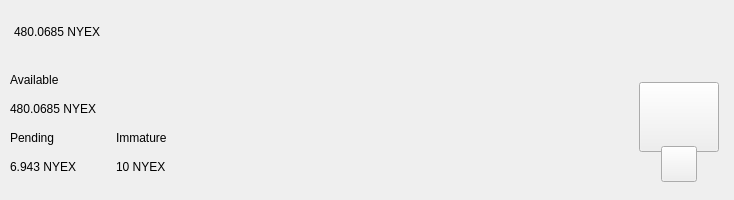
<?xml version="1.0" encoding="UTF-8"?>
<ui version="4.0">
 <class>TopBar</class>
 <widget class="QWidget" name="TopBar">
  <property name="geometry">
   <rect>
    <x>0</x>
    <y>0</y>
    <width>734</width>
    <height>200</height>
   </rect>
  </property>
  <property name="minimumSize">
   <size>
    <width>0</width>
    <height>200</height>
   </size>
  </property>
  <property name="maximumSize">
   <size>
    <width>16777215</width>
    <height>200</height>
   </size>
  </property>
  <property name="windowTitle">
   <string>Form</string>
  </property>
  <layout class="QVBoxLayout" name="verticalLayout_10" stretch="0">
   <property name="spacing">
    <number>0</number>
   </property>
   <property name="leftMargin">
    <number>0</number>
   </property>
   <property name="topMargin">
    <number>0</number>
   </property>
   <property name="rightMargin">
    <number>0</number>
   </property>
   <property name="bottomMargin">
    <number>0</number>
   </property>
   <item>
    <widget class="PFBorderImage" name="containerTop">
     <layout class="QVBoxLayout" name="verticalLayout_11">
      <property name="spacing">
       <number>0</number>
      </property>
      <property name="leftMargin">
       <number>0</number>
      </property>
      <property name="topMargin">
       <number>0</number>
      </property>
      <property name="rightMargin">
       <number>0</number>
      </property>
      <property name="bottomMargin">
       <number>0</number>
      </property>
      <item>
       <widget class="QWidget" name="top_container_2" native="true">
        <property name="minimumSize">
         <size>
          <width>0</width>
          <height>65</height>
         </size>
        </property>
        <layout class="QHBoxLayout" name="top_container">
         <property name="spacing">
          <number>0</number>
         </property>
         <property name="leftMargin">
          <number>14</number>
         </property>
         <property name="topMargin">
          <number>0</number>
         </property>
         <property name="rightMargin">
          <number>14</number>
         </property>
         <property name="bottomMargin">
          <number>0</number>
         </property>
         <item alignment="Qt::AlignVCenter">
          <widget class="QWidget" name="widgetTopAmount" native="true">
           <property name="sizePolicy">
            <sizepolicy hsizetype="Preferred" vsizetype="Maximum">
             <horstretch>0</horstretch>
             <verstretch>0</verstretch>
            </sizepolicy>
           </property>
           <layout class="QHBoxLayout" name="horizontalLayout_5">
            <property name="spacing">
             <number>0</number>
            </property>
            <property name="leftMargin">
             <number>0</number>
            </property>
            <property name="topMargin">
             <number>0</number>
            </property>
            <property name="rightMargin">
             <number>0</number>
            </property>
            <property name="bottomMargin">
             <number>0</number>
            </property>
            <item alignment="Qt::AlignTop">
             <widget class="QLabel" name="labelAmountTopNyex">
              <property name="minimumSize">
               <size>
                <width>0</width>
                <height>36</height>
               </size>
              </property>
              <property name="styleSheet">
               <string notr="true">padding:0px;margin:0px;</string>
              </property>
              <property name="text">
               <string notr="true">480.0685 NYEX</string>
              </property>
             </widget>
            </item>
           </layout>
          </widget>
         </item>
         <item>
          <spacer name="horizontalSpacer">
           <property name="orientation">
            <enum>Qt::Horizontal</enum>
           </property>
           <property name="sizeHint" stdset="0">
            <size>
             <width>40</width>
             <height>20</height>
            </size>
           </property>
          </spacer>
         </item>
         <item>
          <layout class="QHBoxLayout" name="horizontalLayout_4">
           <property name="spacing">
            <number>12</number>
           </property>
           <property name="rightMargin">
            <number>0</number>
           </property>
           <item alignment="Qt::AlignRight">
            <widget class="QWidget" name="layoutSync" native="true">
             <property name="minimumSize">
              <size>
               <width>0</width>
               <height>36</height>
              </size>
             </property>
             <property name="maximumSize">
              <size>
               <width>16777215</width>
               <height>36</height>
              </size>
             </property>
             <layout class="QVBoxLayout" name="verticalLayout_9">
              <property name="leftMargin">
               <number>0</number>
              </property>
              <property name="topMargin">
               <number>0</number>
              </property>
              <property name="rightMargin">
               <number>0</number>
              </property>
              <property name="bottomMargin">
               <number>0</number>
              </property>
              <item>
               <widget class="ExpandableButton" name="pushButtonSync" native="true">
                <property name="minimumSize">
                 <size>
                  <width>36</width>
                  <height>36</height>
                 </size>
                </property>
                <property name="maximumSize">
                 <size>
                  <width>16777215</width>
                  <height>36</height>
                 </size>
                </property>
               </widget>
              </item>
             </layout>
            </widget>
           </item>
           <item>
            <widget class="ExpandableButton" name="pushButtonHDUpgrade" native="true">
             <property name="minimumSize">
              <size>
               <width>36</width>
               <height>36</height>
              </size>
             </property>
            </widget>
           </item>
           <item>
            <widget class="ExpandableButton" name="pushButtonStack" native="true">
             <property name="minimumSize">
              <size>
               <width>36</width>
               <height>36</height>
              </size>
             </property>
            </widget>
           </item>
           <item>
            <widget class="ExpandableButton" name="pushButtonColdStaking" native="true">
             <property name="minimumSize">
              <size>
               <width>36</width>
               <height>36</height>
              </size>
             </property>
            </widget>
           </item>
           <item>
            <widget class="ExpandableButton" name="pushButtonConnection" native="true">
             <property name="minimumSize">
              <size>
               <width>36</width>
               <height>36</height>
              </size>
             </property>
            </widget>
           </item>
           <item>
            <widget class="ExpandableButton" name="pushButtonTor" native="true">
             <property name="minimumSize">
              <size>
               <width>36</width>
               <height>36</height>
              </size>
             </property>
            </widget>
           </item>
           <item>
            <widget class="ExpandableButton" name="pushButtonLock" native="true">
             <property name="sizePolicy">
              <sizepolicy hsizetype="Expanding" vsizetype="Expanding">
               <horstretch>0</horstretch>
               <verstretch>0</verstretch>
              </sizepolicy>
             </property>
             <property name="minimumSize">
              <size>
               <width>36</width>
               <height>0</height>
              </size>
             </property>
            </widget>
           </item>
           <item>
            <widget class="ExpandableButton" name="pushButtonTheme" native="true">
             <property name="minimumSize">
              <size>
               <width>36</width>
               <height>36</height>
              </size>
             </property>
             <property name="maximumSize">
              <size>
               <width>16777215</width>
               <height>36</height>
              </size>
             </property>
            </widget>
           </item>
           <item>
            <widget class="ExpandableButton" name="pushButtonFAQ" native="true">
             <property name="minimumSize">
              <size>
               <width>36</width>
               <height>36</height>
              </size>
             </property>
            </widget>
           </item>
          </layout>
         </item>
        </layout>
       </widget>
      </item>
      <item>
       <widget class="QWidget" name="bottom_container" native="true">
        <property name="minimumSize">
         <size>
          <width>0</width>
          <height>135</height>
         </size>
        </property>
        <layout class="QHBoxLayout" name="botton_container">
         <property name="leftMargin">
          <number>10</number>
         </property>
         <property name="topMargin">
          <number>0</number>
         </property>
         <property name="rightMargin">
          <number>10</number>
         </property>
         <property name="bottomMargin">
          <number>10</number>
         </property>
         <item>
          <layout class="QHBoxLayout" name="horizontalLayout_3">
           <property name="bottomMargin">
            <number>9</number>
           </property>
           <item>
            <layout class="QVBoxLayout" name="verticalLayout_7">
             <property name="spacing">
              <number>0</number>
             </property>
             <property name="leftMargin">
              <number>0</number>
             </property>
             <property name="rightMargin">
              <number>30</number>
             </property>
             <item>
              <layout class="QVBoxLayout" name="verticalLayout_2">
               <item>
                <widget class="QLabel" name="labelTitle1">
                 <property name="text">
                  <string>Available</string>
                 </property>
                </widget>
               </item>
               <item>
                <widget class="QLabel" name="labelAmountNyex">
                 <property name="text">
                  <string notr="true">480.0685 NYEX</string>
                 </property>
                </widget>
               </item>
              </layout>
             </item>
             <item>
              <layout class="QHBoxLayout" name="horizontalLayout_2">
               <property name="spacing">
                <number>0</number>
               </property>
               <item>
                <layout class="QVBoxLayout" name="verticalLayout_3">
                 <item>
                  <widget class="QLabel" name="labelTitle3">
                   <property name="text">
                    <string>Pending</string>
                   </property>
                  </widget>
                 </item>
                 <item>
                  <widget class="QLabel" name="labelPendingNyex">
                   <property name="text">
                    <string notr="true">6.943 NYEX</string>
                   </property>
                  </widget>
                 </item>
                </layout>
               </item>
               <item>
                <spacer name="horizontalSpacer_3">
                 <property name="orientation">
                  <enum>Qt::Horizontal</enum>
                 </property>
                 <property name="sizeType">
                  <enum>QSizePolicy::Fixed</enum>
                 </property>
                 <property name="sizeHint" stdset="0">
                  <size>
                   <width>40</width>
                   <height>20</height>
                  </size>
                 </property>
                </spacer>
               </item>
               <item>
                <layout class="QVBoxLayout" name="verticalLayout_4">
                 <item>
                  <widget class="QLabel" name="labelTitle4">
                   <property name="text">
                    <string>Immature</string>
                   </property>
                  </widget>
                 </item>
                 <item>
                  <widget class="QLabel" name="labelImmatureNyex">
                   <property name="text">
                    <string notr="true">10 NYEX</string>
                   </property>
                  </widget>
                 </item>
                </layout>
               </item>
              </layout>
             </item>
            </layout>
           </item>
          </layout>
         </item>
         <item>
          <spacer name="horizontalSpacer_2">
           <property name="orientation">
            <enum>Qt::Horizontal</enum>
           </property>
           <property name="sizeHint" stdset="0">
            <size>
             <width>40</width>
             <height>20</height>
            </size>
           </property>
          </spacer>
         </item>
         <item alignment="Qt::AlignHCenter|Qt::AlignVCenter">
          <widget class="QWidget" name="qrContainer" native="true">
           <property name="sizePolicy">
            <sizepolicy hsizetype="Preferred" vsizetype="Minimum">
             <horstretch>0</horstretch>
             <verstretch>0</verstretch>
            </sizepolicy>
           </property>
           <property name="minimumSize">
            <size>
             <width>90</width>
             <height>110</height>
            </size>
           </property>
           <property name="maximumSize">
            <size>
             <width>90</width>
             <height>110</height>
            </size>
           </property>
           <layout class="QVBoxLayout" name="containerQR">
            <property name="spacing">
             <number>0</number>
            </property>
            <property name="leftMargin">
             <number>5</number>
            </property>
            <property name="topMargin">
             <number>10</number>
            </property>
            <property name="rightMargin">
             <number>5</number>
            </property>
            <property name="bottomMargin">
             <number>0</number>
            </property>
            <item>
             <widget class="QPushButton" name="btnQr">
              <property name="minimumSize">
               <size>
                <width>70</width>
                <height>70</height>
               </size>
              </property>
              <property name="maximumSize">
               <size>
                <width>16777215</width>
                <height>70</height>
               </size>
              </property>
              <property name="focusPolicy">
               <enum>Qt::NoFocus</enum>
              </property>
              <property name="text">
               <string/>
              </property>
              <property name="iconSize">
               <size>
                <width>70</width>
                <height>70</height>
               </size>
              </property>
             </widget>
            </item>
            <item>
             <spacer name="verticalSpacer">
              <property name="orientation">
               <enum>Qt::Vertical</enum>
              </property>
              <property name="sizeType">
               <enum>QSizePolicy::Fixed</enum>
              </property>
              <property name="sizeHint" stdset="0">
               <size>
                <width>20</width>
                <height>20</height>
               </size>
              </property>
             </spacer>
            </item>
            <item alignment="Qt::AlignHCenter|Qt::AlignBottom">
             <widget class="QPushButton" name="pushButtonQR">
              <property name="minimumSize">
               <size>
                <width>36</width>
                <height>36</height>
               </size>
              </property>
              <property name="maximumSize">
               <size>
                <width>36</width>
                <height>36</height>
               </size>
              </property>
              <property name="focusPolicy">
               <enum>Qt::NoFocus</enum>
              </property>
              <property name="text">
               <string/>
              </property>
             </widget>
            </item>
           </layout>
          </widget>
         </item>
        </layout>
       </widget>
      </item>
     </layout>
    </widget>
   </item>
  </layout>
 </widget>
 <customwidgets>
  <customwidget>
   <class>ExpandableButton</class>
   <extends>QWidget</extends>
   <header>qt/nyerium/expandablebutton.h</header>
   <container>1</container>
  </customwidget>
  <customwidget>
   <class>PFBorderImage</class>
   <extends>QFrame</extends>
   <header>qt/nyerium/pfborderimage.h</header>
   <container>1</container>
  </customwidget>
 </customwidgets>
 <resources/>
 <connections/>
</ui>
